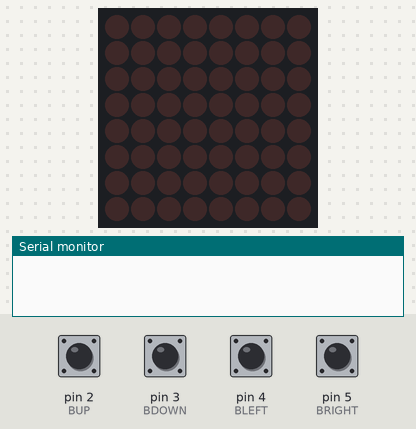
Bench run of a sketch on a simulated Arduino Uno, built with avr-gcc and run on an emulated ATmega328P. Shown: 8×8 LED matrix, the last lines printed to the serial monitor. Inputs (shaded band) come from the test bench; at power-on: pin 2 (BUP), pin 3 (BDOWN), pin 4 (BLEFT), pin 5 (BRIGHT) HIGH.

Above: at 1.2 s.
1.3 s: pin 2 (BUP) pulled LOW for 0.15 s
At 2.1 s:
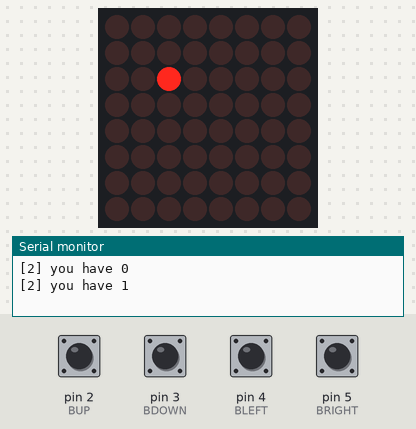
2.9 s: pin 3 (BDOWN) pulled LOW for 0.15 s
At 4.0 s:
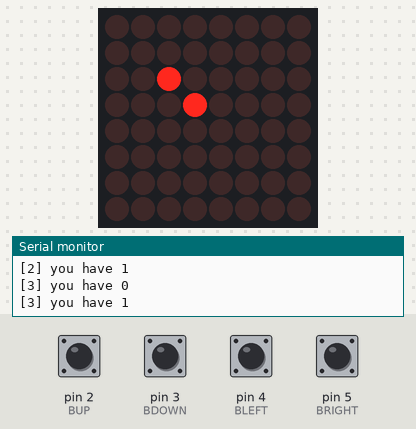
4.5 s: pin 4 (BLEFT) pulled LOW for 0.15 s
At 5.8 s:
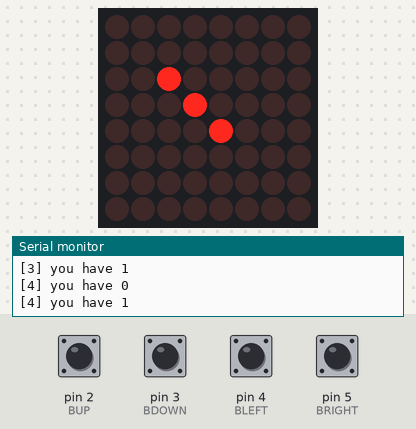
6.1 s: pin 5 (BRIGHT) pulled LOW for 0.15 s
At 7.4 s:
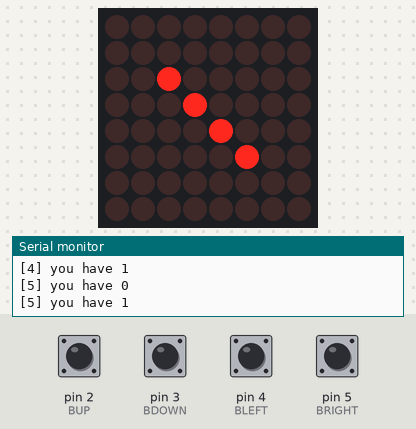
7.7 s: pin 2 (BUP) pulled LOW for 1 s
At 8.5 s:
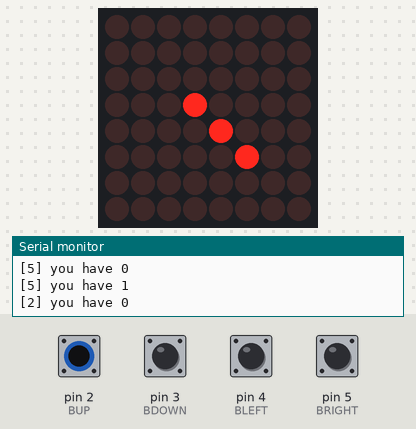
10.2 s: pin 3 (BDOWN) pulled LOW for 1 s
At 10.7 s:
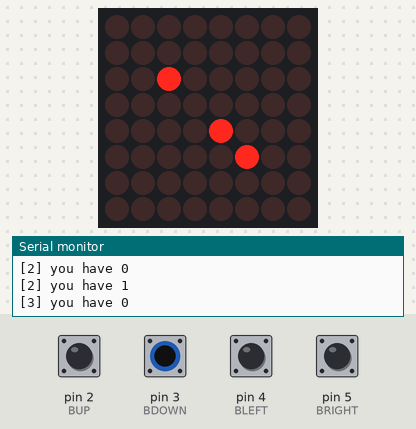
Timing chart, 0 to 13.2 s (numbered marks = the images above; inputs shaded):
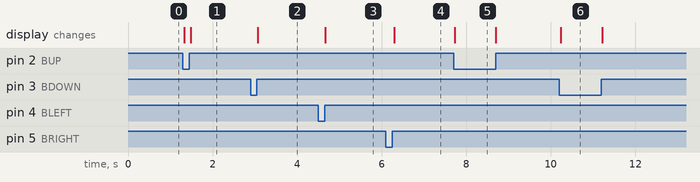

Measured:
- after the input at 2.9 s, the display: changes after 0.17 s (image 2)
- after the input at 4.5 s, the display: changes after 0.16 s (image 3)
- after the input at 6.1 s, the display: changes after 0.20 s (image 4)
- after the input at 7.7 s, the display: changes at once (image 5)
- after the input at 10.2 s, the display: changes at once (image 6)

The sketch:

05-led_matrix.ino
```cpp
#include "LedControl.h"

char buffer[100];
const int DEBOUNCE = 50;

// our button structure
typedef struct Button {
  short PIN;

  int lastState;
  int lastDebounceTime;

  Button(short PIN, int lastState, int lastDebounceTime) {
    this->PIN = PIN;
    this->lastState = lastState;
    this->lastDebounceTime = lastDebounceTime;
  }

} Button;

// our Led Matrix structure
struct LED {
  static const short CS  = 10; // chip-select for LED matrix
  static const short CLK = 11; // clock for LED matrix
  static const short DIN = 12; // data-in for LED matrix
  static const short intensity = 8;
};

// initializes our variables
Button BUP    = Button(2, HIGH, 0);
Button BDOWN  = Button(3, HIGH, 0);
Button BLEFT  = Button(4, HIGH, 0);
Button BRIGHT = Button(5, HIGH, 0);

LedControl matrix(LED::DIN, LED::CLK, LED::CS, 1);

// the setup function runs once when you press reset or power the board
void setup() {
  // Initialize pins
  pinMode(BUP.PIN, INPUT_PULLUP);
  pinMode(BDOWN.PIN, INPUT_PULLUP);
  pinMode(BLEFT.PIN, INPUT_PULLUP);
  pinMode(BRIGHT.PIN, INPUT_PULLUP);

  // initialize serial communication at 9600 bits per second:
  Serial.begin(9600);

  // initialize our matrix
  matrix.shutdown(0, false);
  matrix.setIntensity(0, LED::intensity);
  matrix.clearDisplay(0);
}

// the loop function runs over and over again forever
void loop() {
  readButton(&BUP);
  readButton(&BDOWN);
  readButton(&BLEFT);
  readButton(&BRIGHT);
}

void readButton(Button *B) {
  int buttonState = digitalRead(B->PIN);

  // filter out any noise by setting a time buffer
  if ((millis() - B->lastDebounceTime) > DEBOUNCE) {
    if (B->lastState != buttonState) {
      B->lastState = buttonState;

      // print out the value you read
      sprintf(buffer, "[%d] you have %d", B->PIN, B->lastState);

      // lets turn on/off LED on x - y axis
      matrix.setLed(0, B->PIN, B->PIN, buttonState);

      // outputs on serial
      Serial.println(buffer);
    }

    B->lastDebounceTime = millis();
  }
}
```
